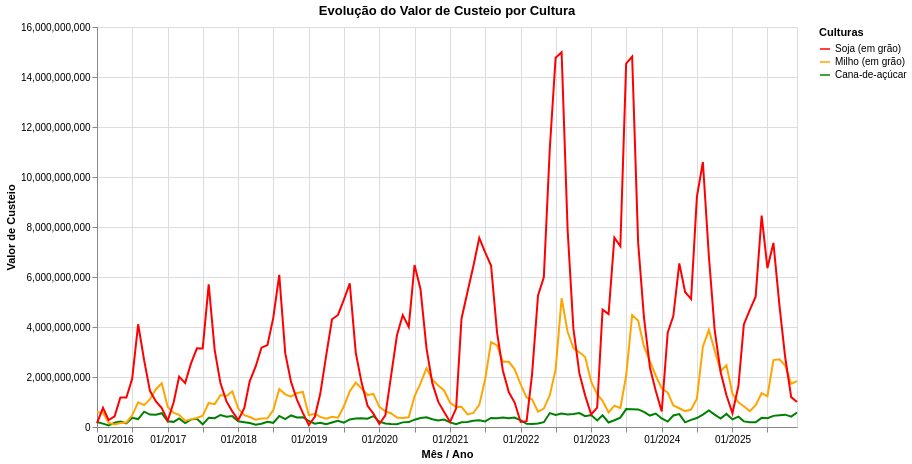

The notebook cell this image was saved under:
### Markdown cell above
### Gráfico 1) Como evoluíram o valor contratado e o número de contratos de custeio por cultura na década?

### Code cell
tabela_valor_contratado = sicor.groupby(['cultura', 'ano','mes'])['valor de custeio'].sum().reset_index()

# Coluna com a data formatada adequadamente
tabela_valor_contratado['data'] = pd.to_datetime({
    'year': tabela_valor_contratado['ano'],
    'month': tabela_valor_contratado['mes'],
    # o dia é padronizado como o 1° dia de cada mês, porque a função exige que se passe um dia
    'day': 1
})

cores = alt.Scale(
    domain=['Soja (em grão)', 'Milho (em grão)', 'Cana-de-açúcar'],
    range=['red','orange','green']
)

grafico_valor_contratado = alt.Chart(tabela_valor_contratado).mark_line().encode(
    x=alt.X('yearmonth(data):T', 
        title='Mês / Ano',
        axis=alt.Axis(format="%m/%Y", tickCount={"interval": "month", "step": 6})
    ),
    y=alt.Y('valor de custeio:Q',
        title='Valor de Custeio'
    ),
    color=alt.Color('cultura:N', scale=cores, title= 'Culturas')
).properties(
    title='Evolução do Valor de Custeio por Cultura',
    width=700,
    height=400
)
grafico_valor_contratado

### Figure 1 — Vega-Lite specification as saved in the notebook (floating-point values rounded to 4 significant figures; data arrays with more than 128 entries replaced by an {"elided": "..."} marker saying what was removed)
{"config": {"view": {"continuousWidth": 300, "continuousHeight": 300}}, "data": {"name": "data-b633d6e6566478e22642b591701f2e62"}, "mark": {"type": "line"}, "encoding": {"color": {"field": "cultura", "scale": {"domain": ["Soja (em grão)", "Milho (em grão)", "Cana-de-açúcar"], "range": ["red", "orange", "green"]}, "title": "Culturas", "type": "nominal"}, "x": {"axis": {"format": "%m/%Y", "tickCount": {"interval": "month", "step": 6}}, "field": "data", "timeUnit": "yearmonth", "title": "Mês / Ano", "type": "temporal"}, "y": {"field": "valor de custeio", "title": "Valor de Custeio", "type": "quantitative"}}, "height": 400, "title": "Evolução do Valor de Custeio por Cultura", "width": 700, "$schema": "https://vega.github.io/schema/vega-lite/v6.4.1.json", "datasets": {"data-b633d6e6566478e22642b591701f2e62": {"elided": "358 records"}}}
